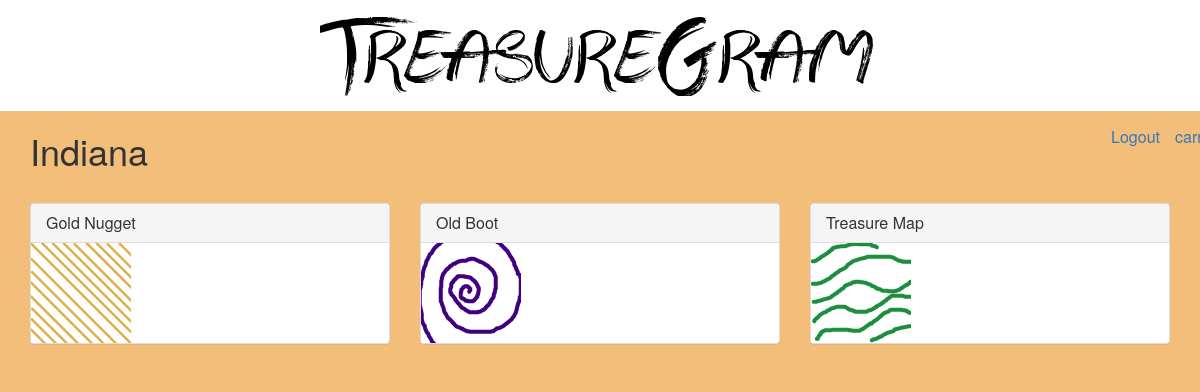
Page /user/Indiana/ (signed in) on the committed database.
### main_app/models.py (models this page shows, shortened)
class Treasure(models.Model):
	user = models.ForeignKey(User)
	name = models.CharField(max_length=100)
	value = models.DecimalField(max_digits=10,
								decimal_places=2)
	material = models.CharField(max_length=100)
	location = models.CharField(max_length=100)
	image = models.ImageField(upload_to = 'treasure_images',
		default = 'media/default.png')

### main_app/views.py (the view)
# urls.py: url(r'^user/(\w+)/$', views.profile, name='profile'),
def profile(request, username):
	user = User.objects.get(username=username)
	treasures = Treasure.objects.filter(user=user)
	return render(request, 'profile.html', {'username': username, 'treasures': treasures})

### main_app/templates/profile.html
{% extends 'base.html' %}
{% load staticfiles %}
	{% block content %}
	<h1>{{ username }}</h1><br>
		<div class="row">
		{% for treasure in treasures %}
			<div class="col-md-4">
				<a href="/{{treasure.id}}/">
					<div class="treasure panel panel-default">
						<div class="panel-heading">
							<h2 class="panel-title">{{ treasure.name }}</h2>
						</div>
						<div class="treasure-photo">
							<img src="{{ treasure.image.url }}" height="100">
						</div>
					</div>
				</a>
			</div>
		{% if forloop.counter|divisibleby:3 %}
			</div><div class="row">
		{% endif %}
		{% endfor %}
	{% endblock %}

### main_app/templates/base.html (shortened to what this page needs)
{% load staticfiles %}
<!DOCTYPE html>
<html>
	<head>
		<link rel="stylesheet" href="{% static 'bootstrap.min.css' %}" />
		<link rel="stylesheet" type="text/css" href="{% static 'style.css' %}" />
	</head>
	<body>
		<nav>
			<a href="/">
				<img class = "logo" src="{% static 'images/logo.jpg' %}" alt="TreasureGram" />
			</a>
			{% if user.is_authenticated %}
				<a class = "navbar-text navbar-right" href="{% url 'profile' user.username %}">{{ user.username }}</a>
				<a class = "navbar-text navbar-right" href="{% url 'logout' %}">Logout</a>
			{% else %}
				<a class = "navbar-text navbar-right" class = "navbar-text navbar-right" href="{% url 'login' %}">Login</a>
			{% endif %}
		</nav>
		<main class="container container--mw700" rule="main">
			{% block content %}
			{% endblock %}
		</main>
	</body>
</html>

### main_app/static/style.css (style rules this page uses)
body { background-color: #F2BE79; font-size: 16px; }
nav { background-color: white; }
.logo { display: block; margin: auto; }

### rows in the picture
Treasure: name "Gold Nugget", image (picture)
Treasure: name "Old Boot", image (picture)
Treasure: name "Treasure Map", image (picture)

### other values in the picture
{{ username }} "Indiana"
